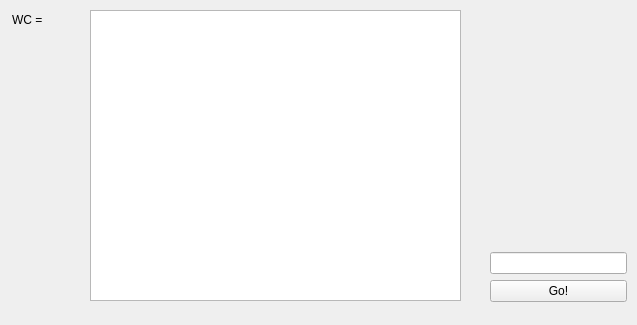
<?xml version="1.0" encoding="UTF-8"?>
<ui version="4.0">
 <class>FindCrap</class>
 <widget class="QWidget" name="FindCrap">
  <property name="geometry">
   <rect>
    <x>0</x>
    <y>0</y>
    <width>637</width>
    <height>325</height>
   </rect>
  </property>
  <property name="windowTitle">
   <string>FindCrap</string>
  </property>
  <widget class="QLineEdit" name="lineEdit">
   <property name="geometry">
    <rect>
     <x>490</x>
     <y>252</y>
     <width>137</width>
     <height>22</height>
    </rect>
   </property>
  </widget>
  <widget class="QPushButton" name="goButton">
   <property name="geometry">
    <rect>
     <x>490</x>
     <y>280</y>
     <width>137</width>
     <height>22</height>
    </rect>
   </property>
   <property name="text">
    <string>Go!</string>
   </property>
  </widget>
  <widget class="QLabel" name="countLb">
   <property name="geometry">
    <rect>
     <x>12</x>
     <y>12</y>
     <width>61</width>
     <height>16</height>
    </rect>
   </property>
   <property name="text">
    <string>WC =  </string>
   </property>
  </widget>
  <widget class="QTextEdit" name="textEdit">
   <property name="geometry">
    <rect>
     <x>90</x>
     <y>10</y>
     <width>371</width>
     <height>291</height>
    </rect>
   </property>
  </widget>
 </widget>
 <layoutdefault spacing="6" margin="11"/>
 <tabstops>
  <tabstop>textEdit</tabstop>
 </tabstops>
 <resources/>
 <connections/>
</ui>
